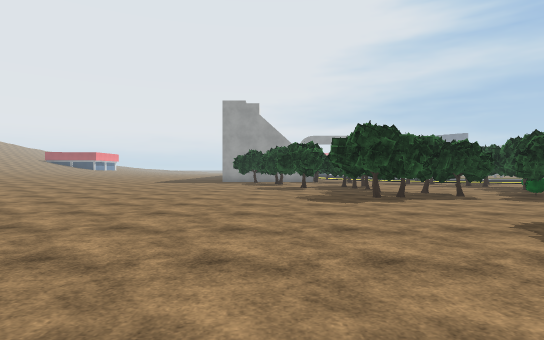
[1] (above)

24 first-person views from a walk through a scene from a Unity 3-D project. The camera is 1.3 m above the floor, looks level and sees 80° across. The floor is counted in squares, 2 m on a side. Each view is taken from the middle of a square. On the plan, view 1 faces up. The plan holds only what a view shows up to about 10 squares ahead; the rest is blank. The place goes on beyond the plan. The player is left out. Some surface patterns are stand-ins.

[2]
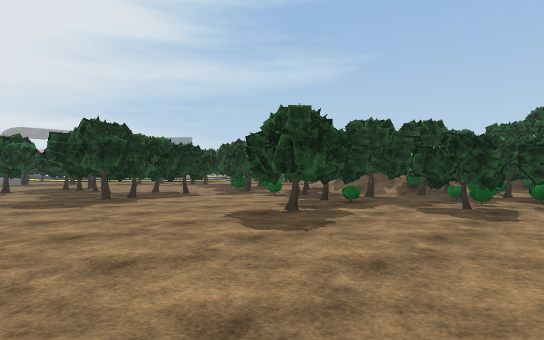

[3]
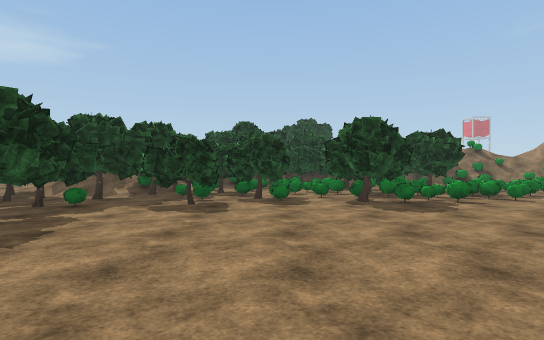

[4]
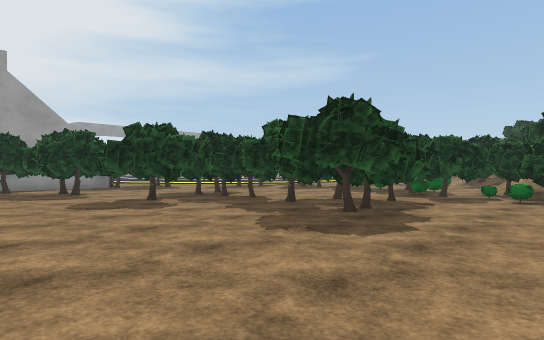

[5]
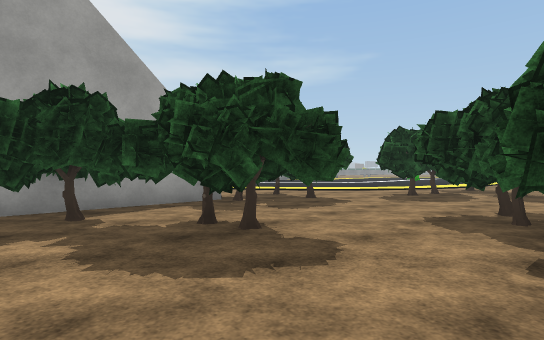

[6]
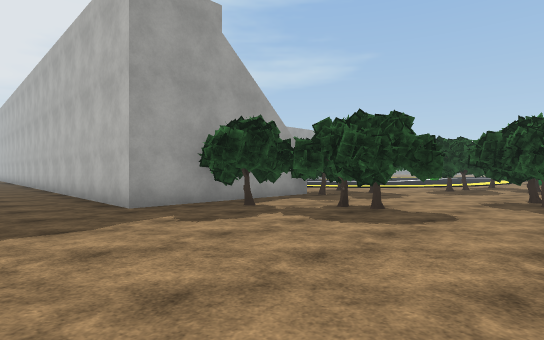

[7]
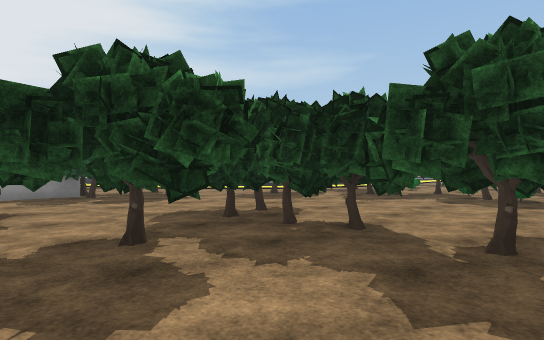

[8]
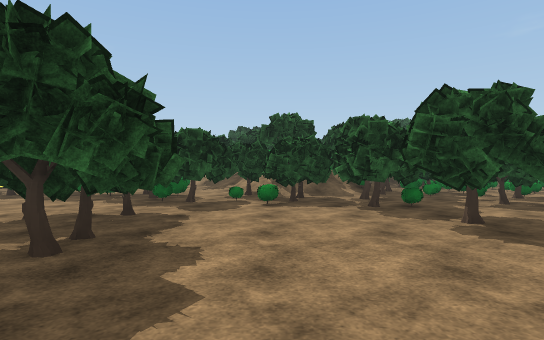

[9]
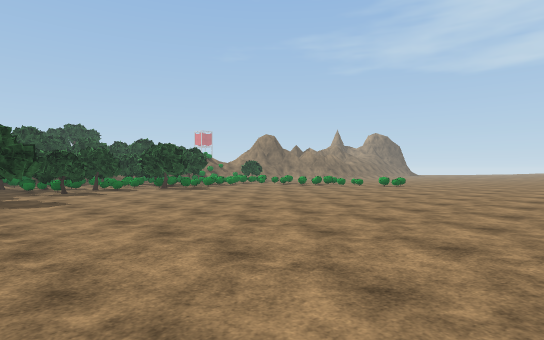

[10]
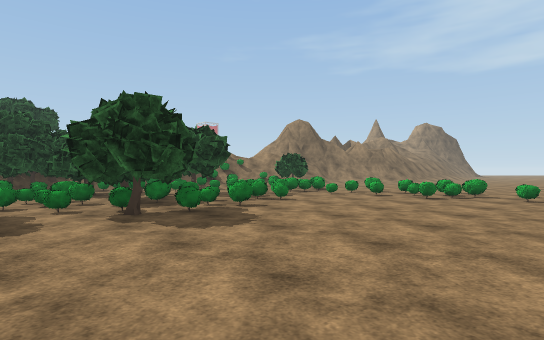

[11]
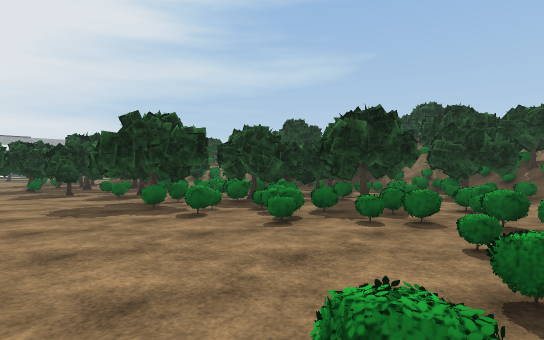

[12]
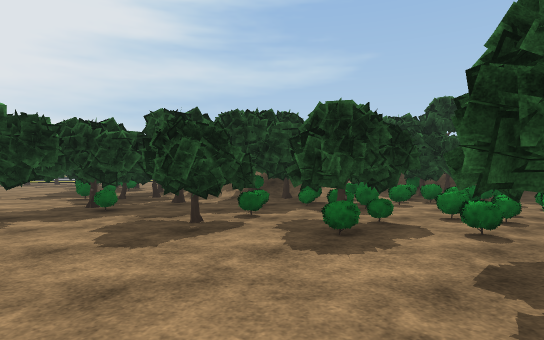

[13]
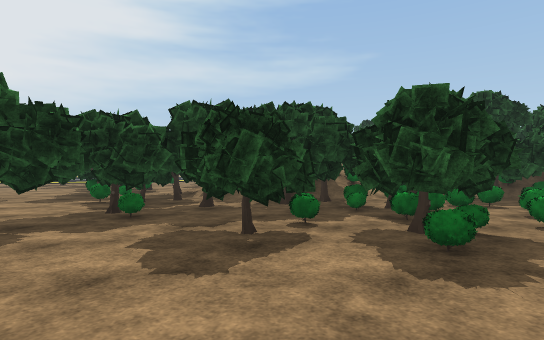

[14]
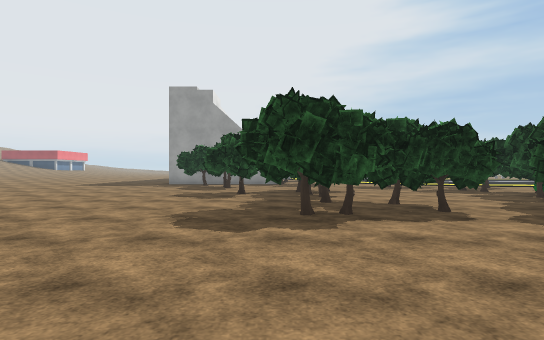

[15]
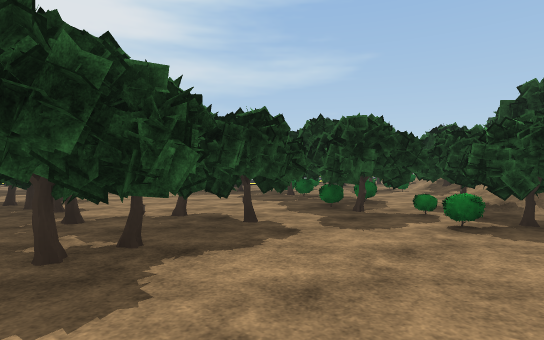

[16]
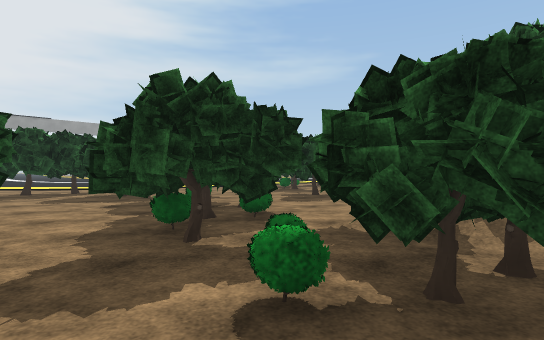

[17]
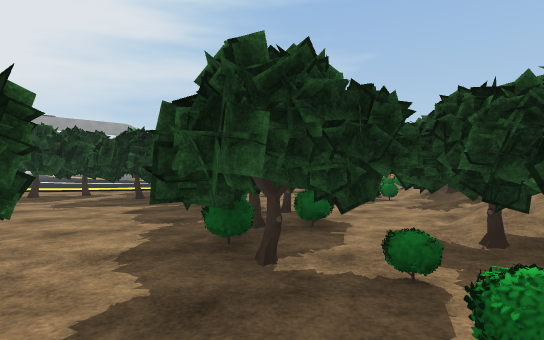

[18]
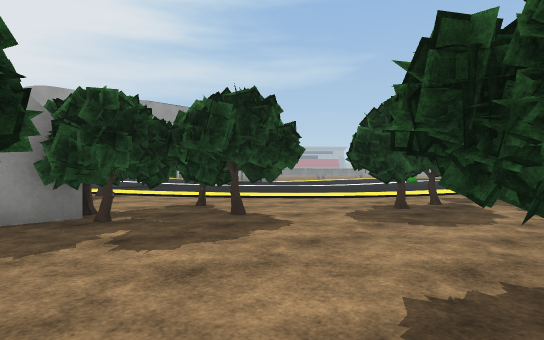

[19]
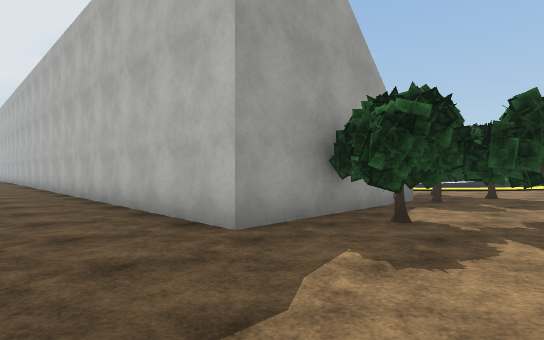

[20]
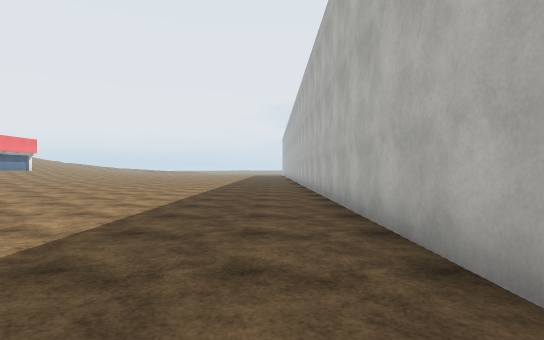

[21]
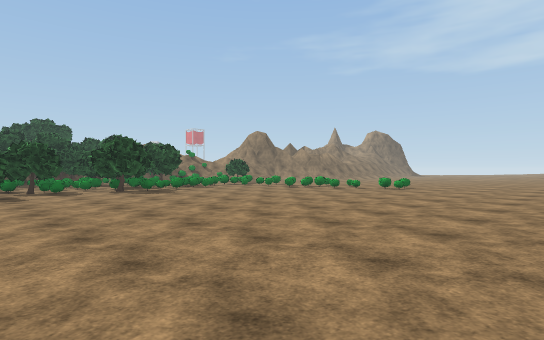

[22]
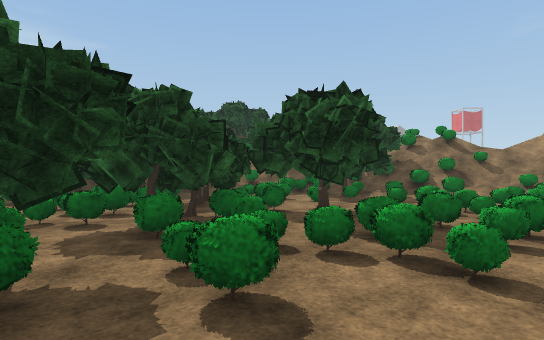

[23]
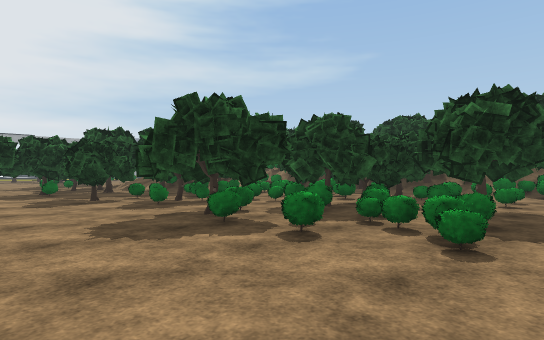

[24]
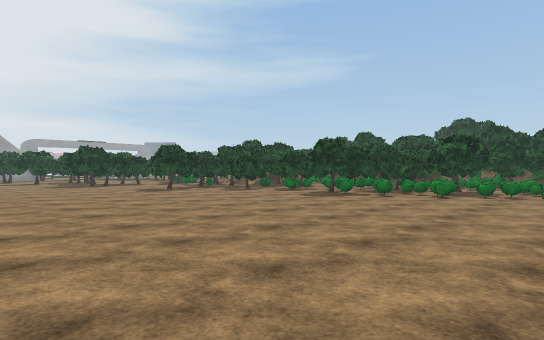

### Floor plan
Key: @ floor where view 1 was taken; # wall or solid block; . main floor; : floor 0.25 m higher than the main floor; + floor 0.75 m higher than the main floor; * floor 1.25 m higher than the main floor; / step, stairs or slope; = window, fence, low wall or low ledge; T tree; O other object.
Columns run from 5 left of view 1 to 16 right of it. Each row starts with its distance up from view 1.
 28 ...#
 27 ...#
 26 ...#
 25 ...#
 24 ...#
 23 ...#     ..
 22 ...#     OO.
 21 ...#     O...
 20 ...#     .....
 19 ...#    TT.....
 18 ...#####TTT.....
 17 ...TTT.TTT.......
 16 ....TT .TTTTT. ..
 15 .....TT....TTT
 14 .....TT.TT.TTT
 13 .......TTTT.TTOO
 12 .....TTTTT...TOO
 11 ......TTTT...T# TT
 10 .......TTTT.T#T.TT
  9 ........TTT TTT. #
  8 .......TTTTTTTT.TT O
  7 .......TT..TTTT:+  O
  6 ...........#TTTT   O
  5  ..........TTTT
  4 .........TTTTTTT
  3 :.......TTTTTTTTT TT
  2 :..........TT#TT.TTTT
  1 :..........TT#T#=TT*T
  0 :....@......TT.==TTTTT
 -1 :...........T#===.TTTT
 -2  :.........TTTT#TTTTT
 -3  :..........TTTTTT##T
 -4  :..........=#TT#==#T
 -5  ::.........==TT##T#TT
 -6  ::..........==T=TTTTT
 -7  ::.........=====###TT
 -8  ::.....=.==== ===#/#

Where each view was taken, in squares from view 1:
view 1: 0 up, 0 right, facing up
view 2: 0 up, 0 right, facing up-right
view 3: 0 up, 0 right, facing right
view 4: 5 up, 2 left, facing up-right
view 5: 12 up, 2 left, facing up-right
view 6: 12 up, 5 left, facing up-right
view 7: 9 up, 0 right, facing up-right
view 8: 6 up, 0 right, facing right
view 9: 4 up, 5 left, facing down-right
view 10: 0 up, 2 right, facing down-right
view 11: 8 down, 4 right, facing up-right
view 12: 2 down, 4 right, facing up-right
view 13: 1 down, 4 right, facing up-right
view 14: 3 up, 2 right, facing up
view 15: 5 up, 2 right, facing up-right
view 16: 5 up, 5 right, facing up-right
view 17: 6 up, 5 right, facing up-right
view 18: 13 up, 1 right, facing up-right
view 19: 15 up, 5 left, facing up-right
view 20: 19 up, 4 left, facing up
view 21: 2 up, 4 left, facing down-right
view 22: 4 down, 5 right, facing right
view 23: 6 down, 4 right, facing up-right
view 24: 8 down, 2 left, facing up-right
